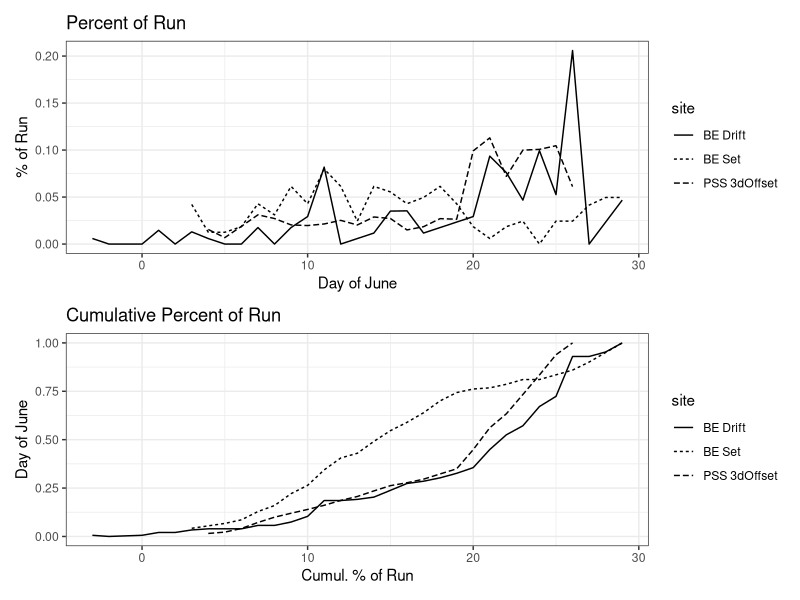
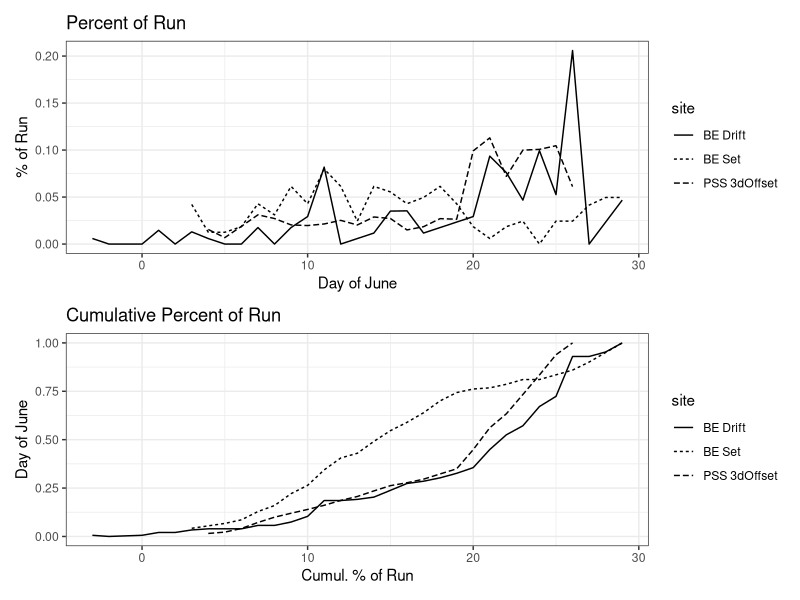

Recreate these plots in R, in order.
#' So far in 2020, the timing data have been funky. We have three lower-river
#' timing sources: Big Eddy Set, Big Eddy Drift, and Pilot Station sonar.
#'
#' How are these three sites comparing to one another? What initial spurred this
#' analysis was how suspect the Pilot Station numbers seemed. I did read that
#' ADF&G were having issues but I don't recall what those were or how much they
#' were thought to be affecting things.
#'
#' Let's take a look at how the three sites compare. I've offset Pilot Station
#' sonar's numbers by 3 days to accomodate for the usual lag time between fish
#' arriving at LYTF and Pilot Station sonar which is usually three days
#' (~100mi @ ~30mi/day).

library(dplyr)
library(readr)
library(ggplot2)
library(patchwork)

# load data series
beset <- read_csv("data/big_eddy_set.csv")
bedrift <- read_csv("data/bedrift.csv")
pilot <- read_csv("data/pilotsonar.csv")

# calc into percent-of-run and percent-of-cumulative-run
beset %>%
  mutate(site = "BE Set",
         ccpue = cumsum(cpue),
         prop = cpue / sum(cpue),
         cprop = ccpue / max(ccpue)) %>%
  select(site, day, prop, cprop) -> beset

bedrift %>%
  mutate(site = "BE Drift",
         ccpue = cumsum(cpue),
         prop = cpue / sum(cpue),
         cprop = ccpue / max(ccpue))  %>%
  select(site, day, prop, cprop) -> bedrift

pilot %>%
  mutate(site = "PSS 3dOffset",
         day = day - 3,
         ccount = cumsum(count),
         prop = count / sum(count),
         cprop = ccount / max(ccount))  %>%
  select(site, day, prop, cprop) -> pilot

# and combine into a single table
comb <- bind_rows(beset, bedrift, pilot)

# plot
theme_set(theme_bw())

por <- ggplot(comb, aes(day, prop, linetype = site)) +
  geom_line() +
  labs(title = "Percent of Run", y = "% of Run", x = "Day of June")

cpor <- ggplot(comb, aes(day, cprop, linetype = site)) +
  geom_line() +
  labs(title = "Cumulative Percent of Run", x = "Cumul. % of Run", y = "Day of June")

plot <- por / cpor
plot

ggsave("analyses/timing-comparison.png", plot = plot)

